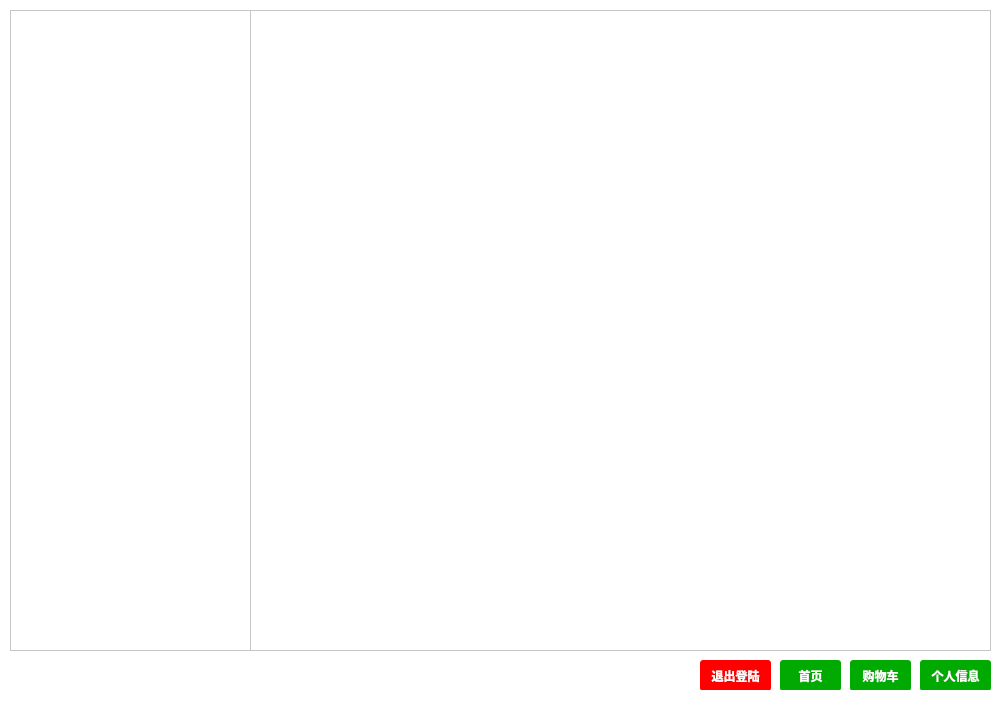
<?xml version="1.0" encoding="UTF-8"?>
<ui version="4.0">
 <class>MainWindow</class>
 <widget class="QMainWindow" name="MainWindow">
  <property name="geometry">
   <rect>
    <x>0</x>
    <y>0</y>
    <width>999</width>
    <height>712</height>
   </rect>
  </property>
  <property name="minimumSize">
   <size>
    <width>999</width>
    <height>712</height>
   </size>
  </property>
  <property name="maximumSize">
   <size>
    <width>999</width>
    <height>712</height>
   </size>
  </property>
  <property name="windowTitle">
   <string>MainWindow</string>
  </property>
  <property name="styleSheet">
   <string notr="true">background-color: white;</string>
  </property>
  <widget class="QWidget" name="centralwidget">
   <widget class="QTableView" name="tableView">
    <property name="geometry">
     <rect>
      <x>10</x>
      <y>10</y>
      <width>241</width>
      <height>641</height>
     </rect>
    </property>
   </widget>
   <widget class="QTableView" name="tableView_2">
    <property name="geometry">
     <rect>
      <x>250</x>
      <y>10</y>
      <width>741</width>
      <height>641</height>
     </rect>
    </property>
   </widget>
   <widget class="QPushButton" name="pushButton">
    <property name="geometry">
     <rect>
      <x>850</x>
      <y>660</y>
      <width>61</width>
      <height>31</height>
     </rect>
    </property>
    <property name="font">
     <font>
      <family>微软雅黑</family>
      <weight>75</weight>
      <bold>true</bold>
     </font>
    </property>
    <property name="styleSheet">
     <string notr="true">QPushButton { background-color:rgb(0, 170, 0); color:rgb(255, 255, 255); border-radius: 3px; }</string>
    </property>
    <property name="text">
     <string>购物车</string>
    </property>
   </widget>
   <widget class="QPushButton" name="pushButton_2">
    <property name="geometry">
     <rect>
      <x>920</x>
      <y>660</y>
      <width>71</width>
      <height>31</height>
     </rect>
    </property>
    <property name="font">
     <font>
      <family>微软雅黑</family>
      <weight>75</weight>
      <bold>true</bold>
     </font>
    </property>
    <property name="styleSheet">
     <string notr="true">QPushButton { background-color:rgb(0, 170, 0); color:rgb(255, 255, 255); border-radius: 3px; }</string>
    </property>
    <property name="text">
     <string>个人信息</string>
    </property>
   </widget>
   <widget class="QPushButton" name="pushButton_3">
    <property name="geometry">
     <rect>
      <x>700</x>
      <y>660</y>
      <width>71</width>
      <height>31</height>
     </rect>
    </property>
    <property name="font">
     <font>
      <family>微软雅黑</family>
      <weight>75</weight>
      <bold>true</bold>
     </font>
    </property>
    <property name="styleSheet">
     <string notr="true">QPushButton { background-color:rgb(255, 0, 0); color:rgb(255, 255, 255); border-radius: 3px; }</string>
    </property>
    <property name="text">
     <string>退出登陆</string>
    </property>
   </widget>
   <widget class="QPushButton" name="pushButton_4">
    <property name="geometry">
     <rect>
      <x>780</x>
      <y>660</y>
      <width>61</width>
      <height>31</height>
     </rect>
    </property>
    <property name="font">
     <font>
      <family>微软雅黑</family>
      <weight>75</weight>
      <bold>true</bold>
     </font>
    </property>
    <property name="styleSheet">
     <string notr="true">QPushButton { background-color:rgb(0, 170, 0); color:rgb(255, 255, 255); border-radius: 3px; }</string>
    </property>
    <property name="text">
     <string>首页</string>
    </property>
   </widget>
  </widget>
  <widget class="QStatusBar" name="statusbar"/>
 </widget>
 <resources/>
 <connections/>
</ui>
